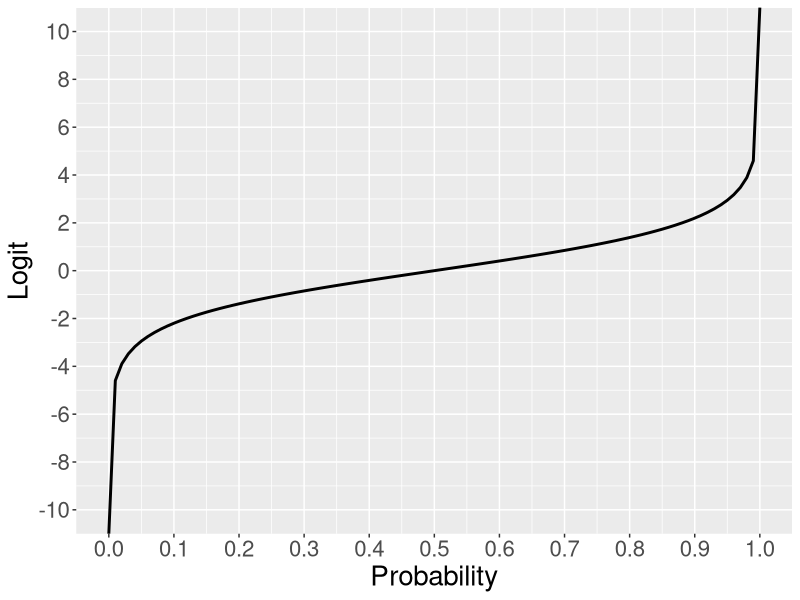

Here is the R script that generated this plot:
## ---- chunk 1
#Load library so functions run smoothly
library(tidyverse)
#For logit() function
library("gtools")
## ---- chunk 2
base <-
  ggplot() +
    ggplot2::scale_x_continuous(name="Probability", 
                                breaks=seq(from=0, to=1, by=0.1),
                                minor_breaks=seq(from=0.05, to=0.95, by=0.1),
                                limits = c(0,1)) +
    ggplot2::scale_y_continuous(name="Logit", 
                                breaks=seq(from=-10, to=10, by=2),
                                minor_breaks=seq(from=-9, to=9, by=2), 
                                limits = c(-10,10))

base + geom_function(fun = logit, linewidth=1) +
    ggplot2::theme(text=ggplot2::element_text(size = 20))
